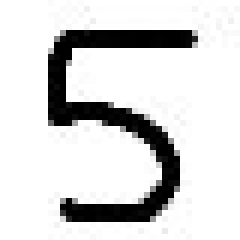
#> input picture five.jpg, 40 x 40 px (shown 6 times larger)
$ jupyter execute --allow-errors notebook_2.ipynb   (shell and % lines are left out)
#> lines starting #> are read from the running program, lines starting #| are printed output that depends on the picture
[cell 1]
import matplotlib as mpl
import matplotlib.pyplot as plt

import numpy as np
import pandas as pd

import os

#> (a cell that did not finish here is left out)

#> (a cell that did not finish here is left out)

#> (a cell that did not finish here is left out)

[cell 5]
from sklearn.model_selection import train_test_split
#> (the rest of this cell did not finish here and is left out)

[cell 6]
def displayData(X,Y):
    fig, ax = plt.subplots(nrows = 10, ncols = 10, figsize = (15,15))
    fig.suptitle( "Display randomly images of the training data set")
    for i in range(10):
        for j in range(10):
            ind = np.random.randint(X.shape[0])
            tmp = X[ind,:].reshape(28,28)
            ax[i,j].set_title("Label: {}".format(Y[ind]))
            ax[i,j].imshow(tmp, cmap='gray_r')
            plt.setp(ax[i,j].get_xticklabels(), visible = False)
            plt.setp(ax[i,j].get_yticklabels(), visible = False)
    fig.subplots_adjust(hspace=0.5, wspace= 0.5)
#> (the rest of this cell did not finish here and is left out)

[cell 7]
from sklearn.neural_network import MLPClassifier
from sklearn.metrics import classification_report

clf = MLPClassifier(solver='adam', hidden_layer_sizes=(500,), alpha=0.2, early_stopping=True)
#> (the rest of this cell did not finish here and is left out)

[cell 8]
import pickle

#> (the rest of this cell did not finish here and is left out)

#> (a cell that did not finish here is left out)

#> (a cell that did not finish here is left out)

[cell 11]
from sklearn.metrics import confusion_matrix
import seaborn as sn
#> (the rest of this cell did not finish here and is left out)

[cell 12]
from PIL import Image, ImageOps
from numpy import asarray

def image_resizing(filename):
#> called with filename = 'five.jpg'
    image = Image.open(filename)
#> image is the input picture: PIL image 40x40 RGB; min 0, max 255, mean 214.4
    new_image = image.resize((28,28))
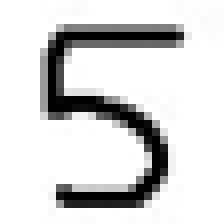
#> new_image: PIL image 28x28 RGB (shown 8 times larger); min 0, max 255, mean 214.4
    inverted_image = ImageOps.invert(new_image)
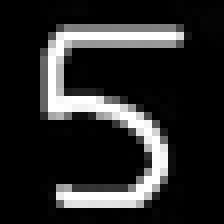
#> inverted_image: PIL image 28x28 RGB (shown 8 times larger); min 0, max 255, mean 40.6

    pixels = asarray(inverted_image)

    result_arr = []

    for i in pixels:
        for j in i:
            result_arr.append(int(np.sum(j)/3))
#> this loop made 28 passes
#> after the loop, result_arr = 784 values, max 255 at index 120, min 0 at index 0, mean 40.62

    return result_arr

Testing if the above function works with a test image and our model can be loaded from a pickle file.

[cell 13]
data = [image_resizing('five.jpg')]
df = pd.DataFrame(data)
#> df = table of 1 rows and 784 columns
#> (the rest of this cell did not finish here and is left out)
